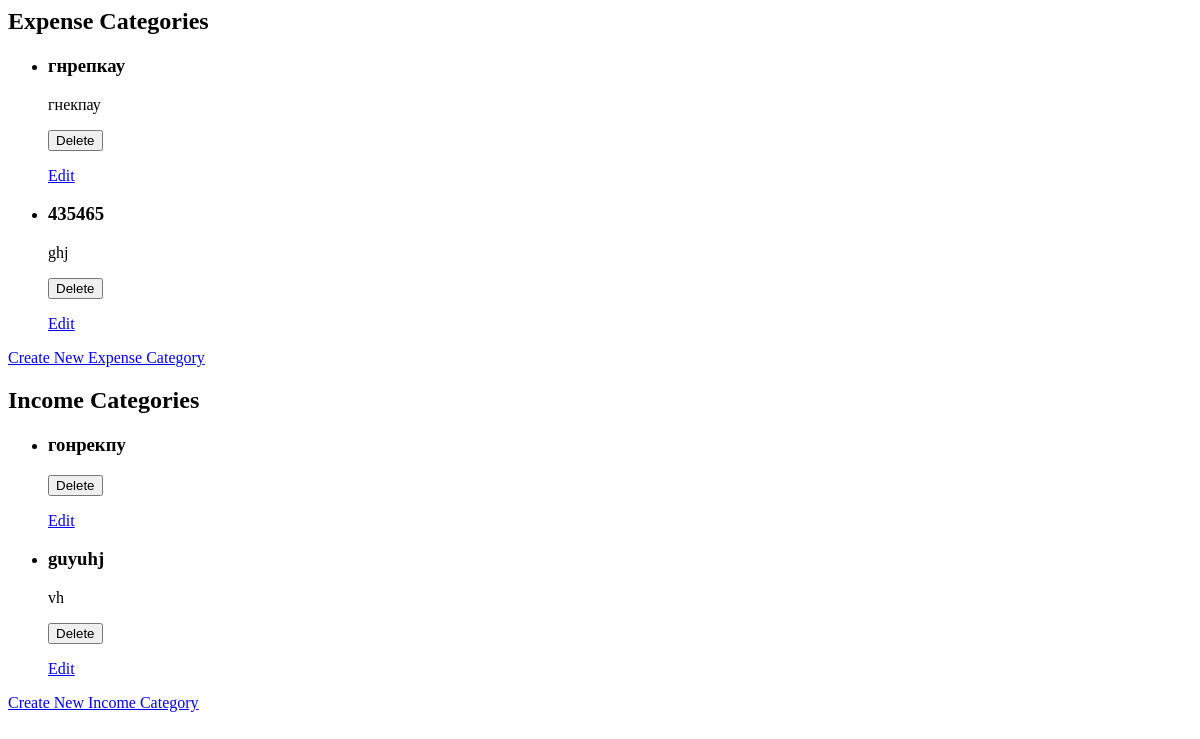
The page /categories/ on the database as committed earlier.
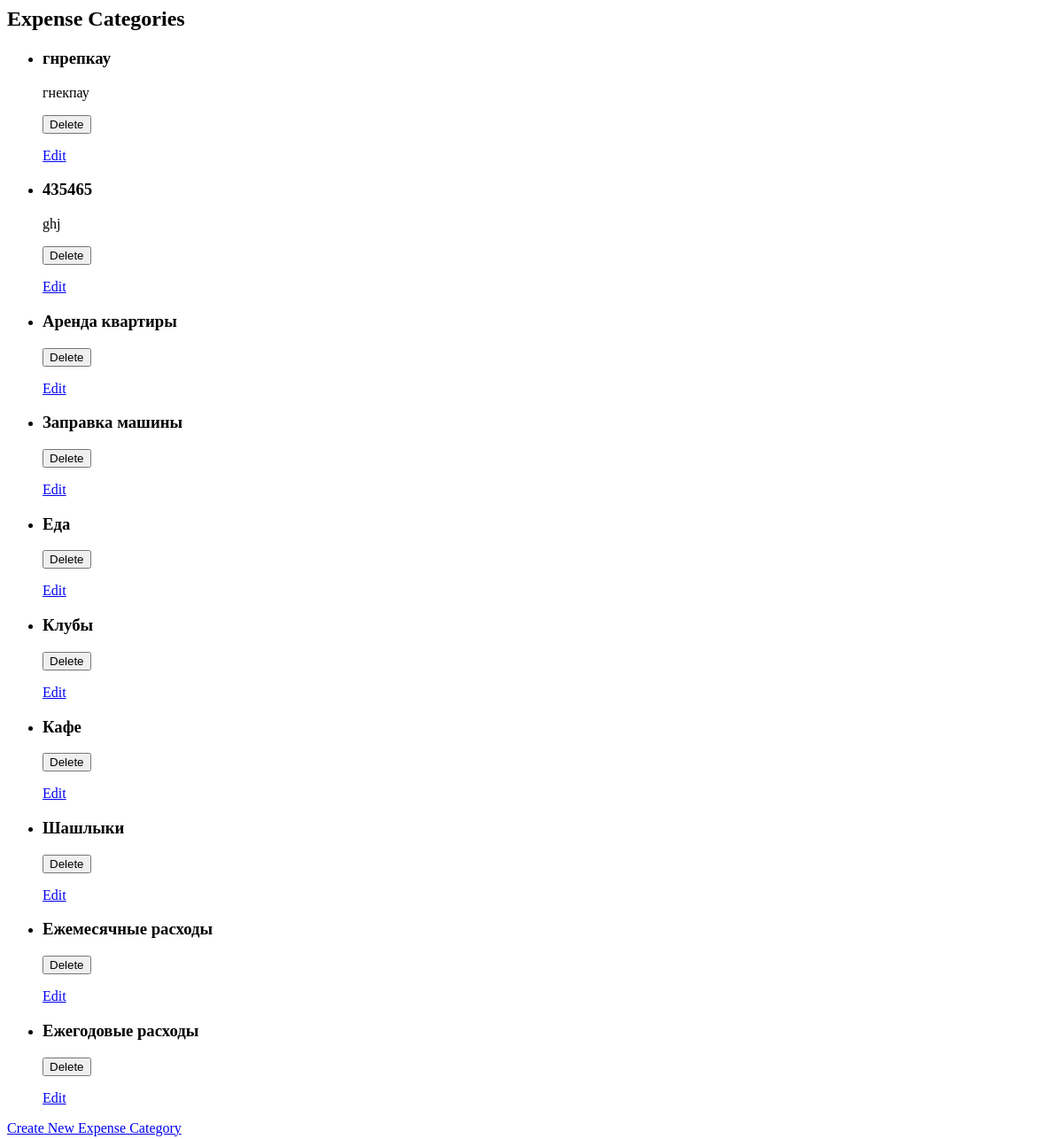
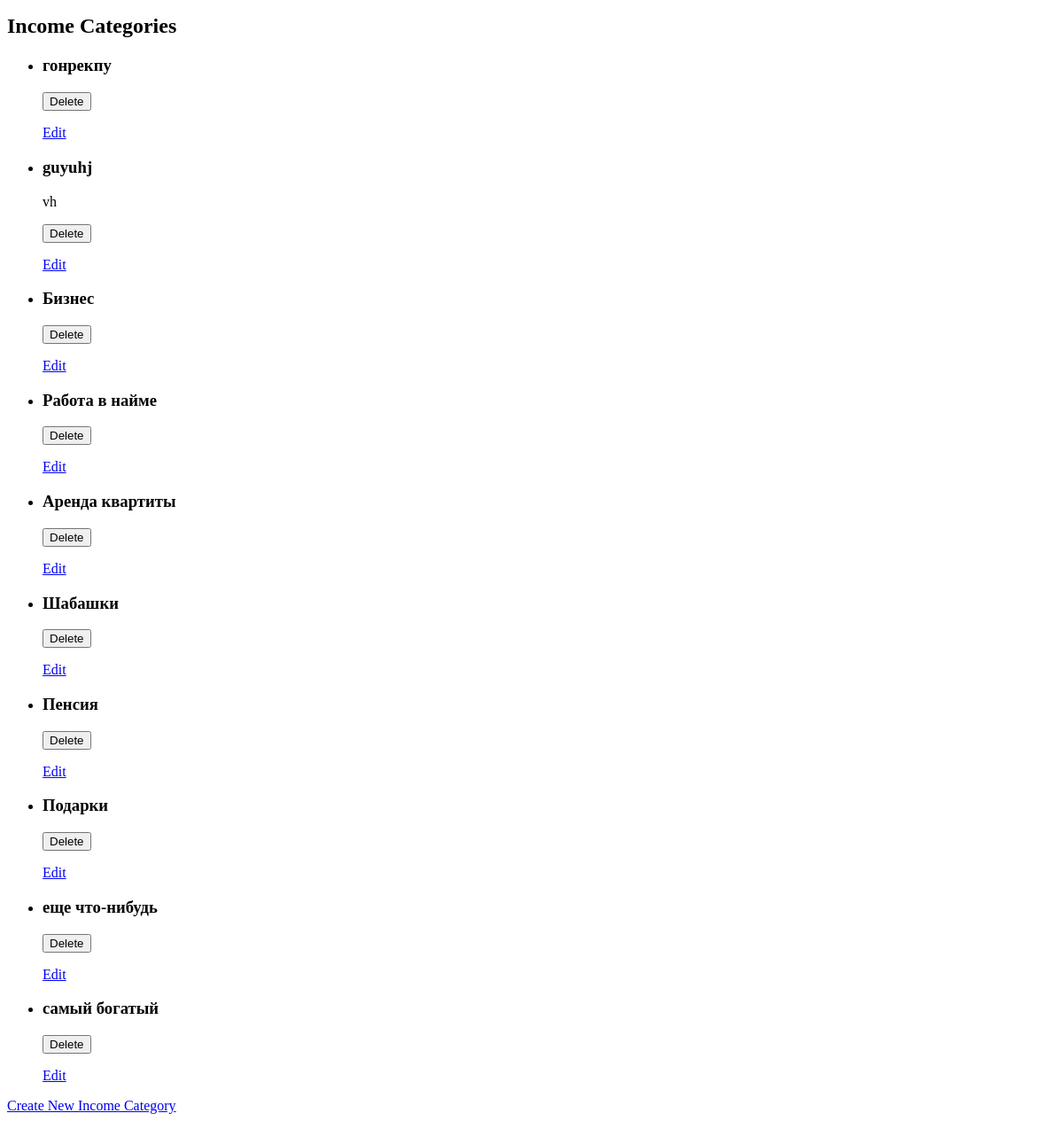
The same page on the database as committed later (2 pictures, top to bottom).
### categories/models.py (models this page shows, shortened)
class ExpenseCategory(models.Model):
    category_id = models.AutoField(primary_key=True)
    name = models.CharField(max_length=100)
    description = models.TextField(blank=True)

class IncomeCategory(models.Model):
    category_id = models.AutoField(primary_key=True)
    name = models.CharField(max_length=100)
    description = models.TextField(blank=True)

### categories/views.py (the view)
# urls.py: path('', category_list, name='category_list'),
def category_list(request):
    expense_categories = ExpenseCategory.objects.all()
    income_categories = IncomeCategory.objects.all()
    return render(request, 'categories/category_list.html', {'expense_categories': expense_categories, 'income_categories': income_categories})

### categories/templates/categories/category_list.html (shortened to what this page needs)
<h2>Expense Categories</h2>
<ul>
  {% for category in expense_categories %}
    <li>
      <h3>{{ category.name }}</h3>
      <p>{{ category.description }}</p>
      <form method="POST" action="{% url 'expense_category_delete' category.category_id %}">
        <button type="submit">Delete</button>
      </form>
      <a href="{% url 'expense_category_update' category.category_id %}">Edit</a>
    </li>
  {% empty %}
    <li>No expense categories available.</li>
  {% endfor %}
</ul>
<a href="{% url 'expense_category_create' %}">Create New Expense Category</a>
<h2>Income Categories</h2>
<ul>
  {% for category in income_categories %}
    <li>
      <h3>{{ category.name }}</h3>
      <p>{{ category.description }}</p>
      <form method="POST" action="{% url 'income_category_delete' category.category_id %}">
        <button type="submit">Delete</button>
      </form>
      <a href="{% url 'income_category_update' category.category_id %}">Edit</a>
    </li>
  {% empty %}
    <li>No income categories available.</li>
  {% endfor %}
</ul>
<a href="{% url 'income_category_create' %}">Create New Income Category</a>

Rows that differ between the two databases and show on the page:
added ExpenseCategory: name "Аренда квартиры"
added ExpenseCategory: name "Заправка машины"
added ExpenseCategory: name "Еда"
added ExpenseCategory: name "Клубы"
added ExpenseCategory: name "Кафе"
added ExpenseCategory: name "Шашлыки"
added ExpenseCategory: name "Ежемесячные расходы"
added ExpenseCategory: name "Ежегодовые расходы"
added IncomeCategory: name "Бизнес"
added IncomeCategory: name "Работа в найме"
added IncomeCategory: name "Аренда квартиты"
added IncomeCategory: name "Шабашки"
added IncomeCategory: name "Пенсия"
added IncomeCategory: name "Подарки"
added IncomeCategory: name "еще что-нибудь"
added IncomeCategory: name "самый богатый"
